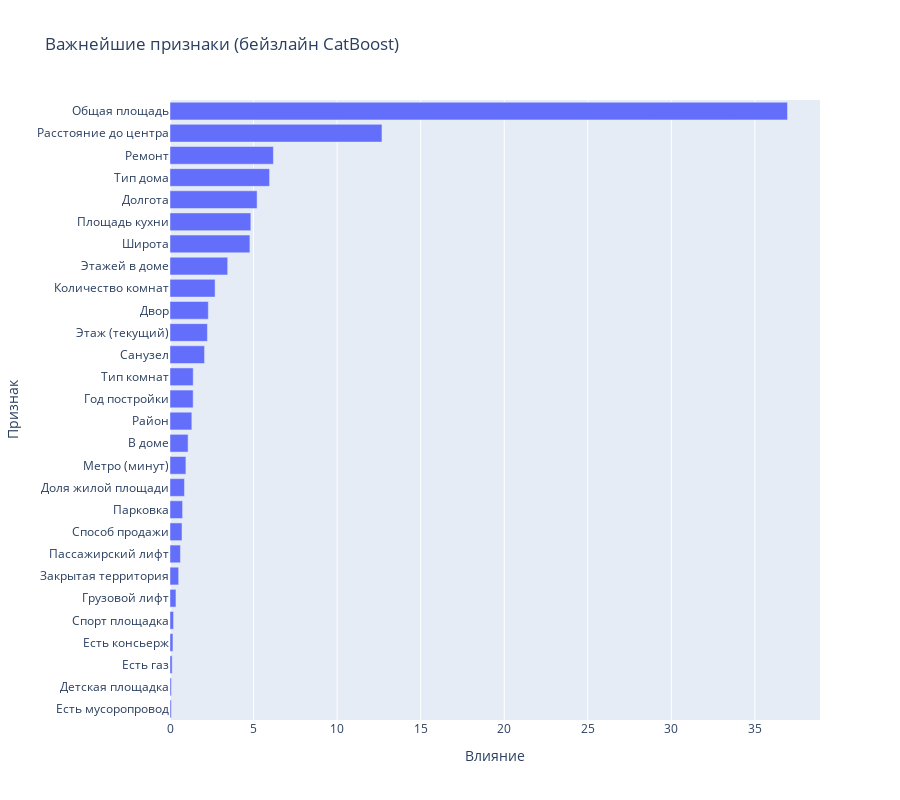

Notebook source saved alongside this figure:
### Code cell
# Важность признаков от бейзлайн-модели
base_importances = baseline_model.get_feature_importance(prettified=True)
top_base = base_importances.sort_values("Importances", ascending=False)
feature_importance_plot(top_base)

### Figure 1 — Plotly figure (JSON) as saved in the notebook; plotly's stock layout.template omitted (floating-point values rounded to 4 significant figures)
{"data": [{"alignmentgroup": "True", "hovertemplate": "Importances=%{x}<br>Feature Id=%{y}<extra></extra>", "legendgroup": "", "marker": {"color": "#636efa", "pattern": {"shape": ""}}, "name": "", "offsetgroup": "", "orientation": "h", "showlegend": false, "textposition": "auto", "type": "bar", "x": [0.08079, 0.08335, 0.1297, 0.1758, 0.2121, 0.3564, 0.5182, 0.6251, 0.7189, 0.7531, 0.8655, 0.9518, 1.083, 1.307, 1.387, 1.389, 2.068, 2.239, 2.293, 2.698, 3.452, 4.781, 4.837, 5.212, 5.959, 6.187, 12.68, 36.95], "xaxis": "x", "y": ["Есть мусоропровод", "Детская площадка", "Есть газ", "Есть консьерж", "Спорт площадка", "Грузовой лифт", "Закрытая территория", "Пассажирский лифт", "Способ продажи", "Парковка", "Доля жилой площади", "Метро (минут)", "В доме", "Район", "Год постройки", "Тип комнат", "Санузел", "Этаж (текущий)", "Двор", "Количество комнат", "Этажей в доме", "Широта", "Площадь кухни", "Долгота", "Тип дома", "Ремонт", "Расстояние до центра", "Общая площадь"], "yaxis": "y"}], "layout": {"barmode": "relative", "height": 800, "legend": {"tracegroupgap": 0}, "title": {"text": " Важнейшие признаки (бейзлайн CatBoost)"}, "xaxis": {"anchor": "y", "domain": [0, 1], "title": {"text": "Влияние"}}, "yaxis": {"anchor": "x", "domain": [0, 1], "title": {"text": "Признак"}}}}
